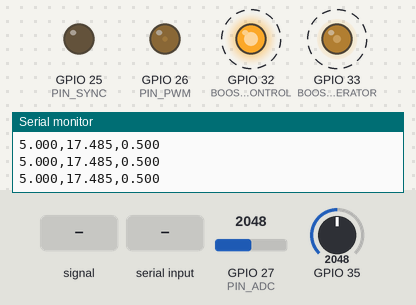
Bench run of a sketch on a simulated ESP32. Shown: output pins drawn as LEDs (lit = HIGH), the last lines printed to the serial monitor. Dashed ring = blinking. The inputs (shaded band) are chosen by the test bench; at power-on: GPIO 27 (PIN_ADC) = 2048, GPIO 35 = 2048 (analog values on the 0–4095 scale).

Above: at 1.2 s.
1.3 s: GPIO 35 fed a 200 Hz sine of ±1023 counts around its level
At 1.46 s:
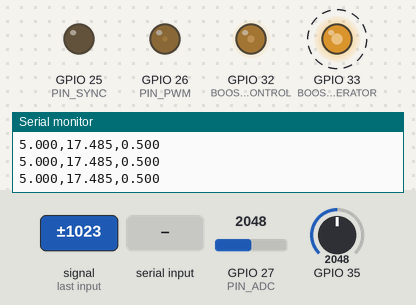
4.3 s: "info\n" received over Serial
7.3 s: GPIO 27 (PIN_ADC) set to 491
At 7.49 s:
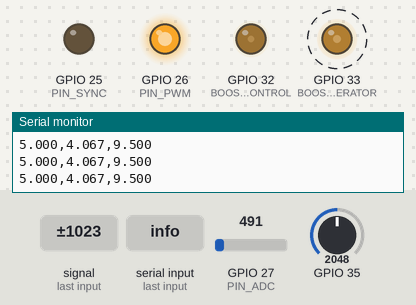
10.3 s: GPIO 35 set to 2866
13.3 s: GPIO 35 fed a 2 Hz sine of ±1228 counts around its level
At 13.95 s:
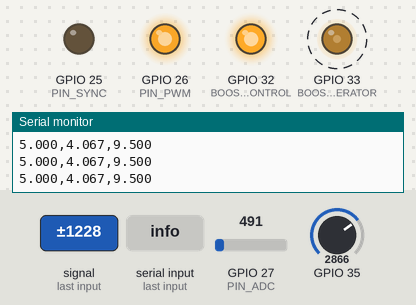
16.3 s: "sp=\n" received over Serial
At 16.71 s:
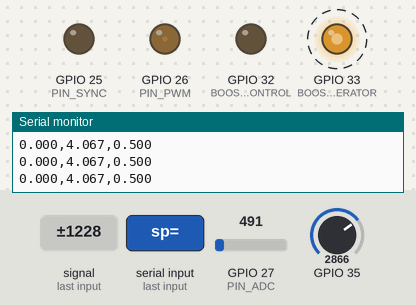
Timing chart, 0 to 37.8 s (numbered marks = the images above; inputs shaded):
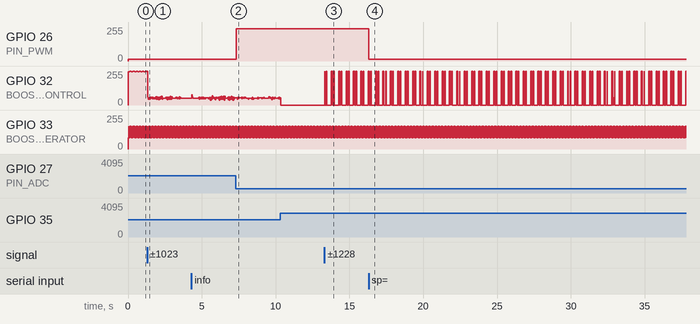

Measured:
- after the input at 7.3 s, GPIO 26 (PIN_PWM): 13/255 → 242/255 at once
- after the input at 16.3 s, GPIO 26 (PIN_PWM): 242/255 → 13/255 at once
- by itself, GPIO 33 (BOOST_PWM_GENERATOR): alternates 170/255 for 0.02 s and 85/255 for 0.02 s

The sketch:

Buck_Boost.ino
```cpp
#include <Arduino.h>

// Pines
const int PIN_PWM = 26;
const int PIN_ADC = 27;
const int PIN_SYNC = 25;

// PWM y tiempos
const uint32_t PWM_FREQ = 20000;
const uint8_t PWM_RESOLUTION = 10;
const uint32_t PWM_MAX = (1U << PWM_RESOLUTION) - 1U;
const uint32_t PRINT_PERIOD_US = 50000;

// Control PI
float Kp = 0.01f;
float Ki = 35.0f;
float setpoint = 5.0f;

// Estado del controlador
float voltage = 0.0f;
float integral = 0.0f;
float duty = 0.0f;
uint32_t lastControlUs = 0;
uint32_t lastPrintUs = 0;
String command = "";

void updateControl(uint32_t now);
void handleSerial();
void printValues(uint32_t now);
void boostSetup();
void boostUpdate(uint32_t nowUs, uint32_t nowMs);

// ============================================================
//  SETUP
// ============================================================
void setup() {
  Serial.begin(115200);

  // Sync pin
  pinMode(PIN_SYNC, OUTPUT);
  digitalWrite(PIN_SYNC, LOW);

  // ADC
  analogReadResolution(12);
  analogSetPinAttenuation(PIN_ADC, ADC_11db);

  // PWM
  ledcAttach(PIN_PWM, PWM_FREQ, PWM_RESOLUTION);
  ledcWrite(PIN_PWM, 0);

  Serial.println("=== Control PI Buck Converter ===");
  Serial.printf("  Setpoint=%.2fV | Kp=%.4f | Ki=%.3f\n", setpoint, Kp, Ki);
  Serial.println("Setpoint,Voltage,Duty_x10");

  boostSetup();
}

// ============================================================
//  LOOP
// ============================================================
void loop() {
  const uint32_t now = micros();

  updateControl(now);
  handleSerial();
  printValues(now);
  boostUpdate(now, millis());
}

// ============================================================
//  FUNCIONES
// ============================================================

void updateControl(uint32_t now) {
  //voltage = analogReadMilliVolts(PIN_ADC) * 0.01028f; //calibracion lineal
  //voltage = analogReadMilliVolts(PIN_ADC) * 0.010645260f - 0.152471264 calibracion
  const float measuredVoltage = analogReadMilliVolts(PIN_ADC) * 0.010645260f - 0.152471264f; // Calibración polinomial
  voltage = -0.236816150f + measuredVoltage * (1.098464112f + measuredVoltage * (-0.010294477f + 0.000325122f * measuredVoltage));
  const float error = setpoint - voltage;
  const float dt = (now - lastControlUs) * 1e-6f;

  integral += Ki * error * dt;
  integral = constrain(integral, 0.05f, 0.95f);
  duty = Kp * error + integral;
  duty = constrain(duty, 0.05f, 0.95f);
  ledcWrite(PIN_PWM, (uint32_t)(duty * PWM_MAX));
  lastControlUs = now;
}

void printValues(uint32_t now) {
  if (now - lastPrintUs >= PRINT_PERIOD_US) {
    lastPrintUs = now;
    Serial.printf("%.3f,%.3f,%.3f\n", setpoint, voltage, duty * 10.0f);
  }
}

void handleSerial() {
  while (Serial.available()) {
    char c = (char)Serial.read();
    if (c == '\n' || c == '\r') {
      command.trim();
      if      (command.startsWith("kp="))  Kp = command.substring(3).toFloat();
      else if (command.startsWith("ki="))  Ki = command.substring(3).toFloat();
      else if (command.startsWith("sp="))  setpoint = command.substring(3).toFloat();
      else if (command.equalsIgnoreCase("info")) {
        Serial.println("--- INFO ---");
        Serial.printf("  Setpoint = %.2f V\n",  setpoint);
        Serial.printf("  Voltage = %.3f V\n",  voltage);
        Serial.printf("  Duty     = %.3f\n",    duty);
        Serial.printf("  Kp       = %.4f\n",    Kp);
        Serial.printf("  Ki       = %.3f\n",    Ki);
        Serial.println("------------");
      }
      command = "";
    } else {
      command += c;
    }
  }
}

  // ============================================================
  //  BOOST
  // ============================================================

  // GPIO 33 y 32 son las dos salidas PWM del Boost.
  // GPIO 35 es entrada ADC para el ACS712.
  const int BOOST_PWM_GENERATOR = 33;
  const int BOOST_PWM_CONTROL = 32;
  const int BOOST_ADC_CURRENT = 35;

  const uint32_t BOOST_CONTROL_PERIOD_US = 100;
  const uint32_t BOOST_IREF_PERIOD_MS = 20;
  const float BOOST_IREF_LOW = 1.0f;
  const float BOOST_IREF_HIGH = 2.0f;
  const float BOOST_IREF_PWM_MAX = 3.0f;
  const float BOOST_DIVISOR_RATIO = 20.0f / 30.0f;
  const float BOOST_ACS712_SENS = 0.1891f;
  const int BOOST_ADC_SAMPLES = 8;
  const int BOOST_OFFSET_SAMPLES = 128;
  const float BOOST_FILTER_ALPHA = 0.05f;
  const float BOOST_CURRENT_MAX = 3.0f;
  const float BOOST_CURRENT_LIMIT_GAIN = 4.0f;
  const float BOOST_KP = 0.4912f;
  const float BOOST_KI = 750.2f;
  const float BOOST_TS = BOOST_CONTROL_PERIOD_US * 1e-6f;

  float boostIref = BOOST_IREF_LOW;
  float boostCurrentFiltered = 0.0f;
  float boostIntegrator = 0.0f;
  float boostPreviousError = 0.0f;
  float boostDuty = 0.0f;
  float boostOffsetV = 2.3853f;
  bool boostHighReference = false;
  uint32_t boostLastControlUs = 0;
  uint32_t boostLastIrefMs = 0;

  float boostReadCurrent() {
    uint32_t sum = 0;

    for (int i = 0; i < BOOST_ADC_SAMPLES; i++)
      sum += analogReadMilliVolts(BOOST_ADC_CURRENT);

    const float adcV = sum / (float)BOOST_ADC_SAMPLES / 1000.0f;
    return (adcV / BOOST_DIVISOR_RATIO - boostOffsetV) / BOOST_ACS712_SENS;
  }

  float boostPiControl(float error) {
    const float integralStep =
        BOOST_KI * BOOST_TS * 0.5f * (error + boostPreviousError);
    const float unsaturated =
        BOOST_KP * error + boostIntegrator + integralStep;
    const bool saturatedHigh = unsaturated > 1.0f;
    const bool saturatedLow = unsaturated < 0.0f;

    if (!((saturatedHigh && error > 0.0f) ||
          (saturatedLow && error < 0.0f)))
      boostIntegrator += integralStep;

    boostPreviousError = error;
    return constrain(BOOST_KP * error + boostIntegrator, 0.0f, 1.0f);
  }

  void boostCalibrateCurrent() {
    uint32_t sum = 0;

    for (int i = 0; i < BOOST_OFFSET_SAMPLES; i++)
      sum += analogReadMilliVolts(BOOST_ADC_CURRENT);

    boostOffsetV =
        (sum / (float)BOOST_OFFSET_SAMPLES / 1000.0f) /
        BOOST_DIVISOR_RATIO;
  }

  void boostSetup() {
    analogSetPinAttenuation(BOOST_ADC_CURRENT, ADC_11db);
    boostCalibrateCurrent();

    ledcAttach(BOOST_PWM_GENERATOR, PWM_FREQ, PWM_RESOLUTION);
    ledcWrite(
        BOOST_PWM_GENERATOR,
        (uint32_t)(BOOST_IREF_LOW / BOOST_IREF_PWM_MAX * PWM_MAX)
    );

    ledcAttach(BOOST_PWM_CONTROL, PWM_FREQ, PWM_RESOLUTION);
    ledcWrite(BOOST_PWM_CONTROL, 0);

    boostLastControlUs = micros();
    boostLastIrefMs = millis();

    Serial.println("=== Control PI Boost ===");
    Serial.printf("PWM generador=%d | PWM control=%d | ACS712=%d\n",
                  BOOST_PWM_GENERATOR, BOOST_PWM_CONTROL, BOOST_ADC_CURRENT);
  }

  void boostUpdate(uint32_t nowUs, uint32_t nowMs) {
    if (nowMs - boostLastIrefMs >= BOOST_IREF_PERIOD_MS) {
      boostLastIrefMs = nowMs;
      boostHighReference = !boostHighReference;
      boostIref = boostHighReference ? BOOST_IREF_HIGH : BOOST_IREF_LOW;
      ledcWrite(
          BOOST_PWM_GENERATOR,
          (uint32_t)(boostIref / BOOST_IREF_PWM_MAX * PWM_MAX)
      );
    }

    if (nowUs - boostLastControlUs < BOOST_CONTROL_PERIOD_US)
      return;

    boostLastControlUs = nowUs;
    const float measuredCurrent = boostReadCurrent();
    const float error = boostIref + measuredCurrent;

    boostCurrentFiltered +=
        BOOST_FILTER_ALPHA * (measuredCurrent - boostCurrentFiltered);
    boostDuty = boostPiControl(error);

    if (measuredCurrent > BOOST_CURRENT_MAX) {
      boostDuty -= BOOST_CURRENT_LIMIT_GAIN *
                   (measuredCurrent - BOOST_CURRENT_MAX);
      boostIntegrator = 0.0f;
    }

    boostDuty = constrain(boostDuty, 0.0f, 1.0f);
    ledcWrite(BOOST_PWM_CONTROL, (uint32_t)(boostDuty * PWM_MAX));
}
```
